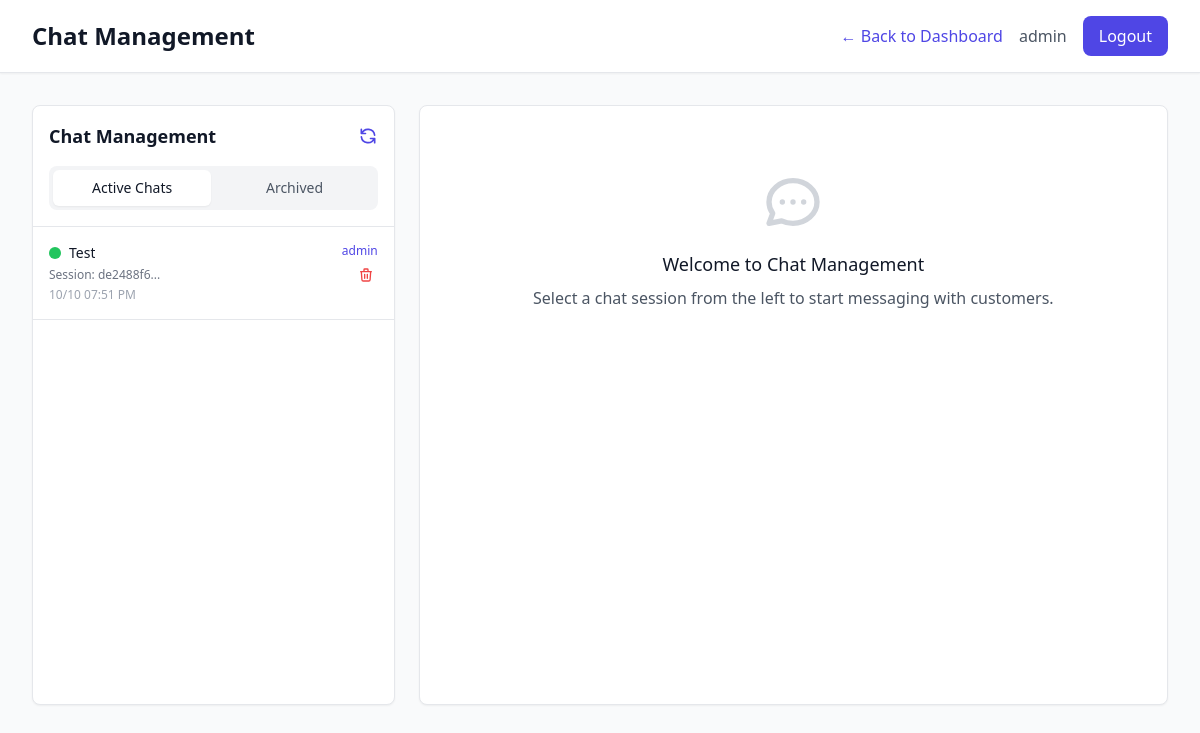
Before: /admin/chat (signed in) with the older database file.
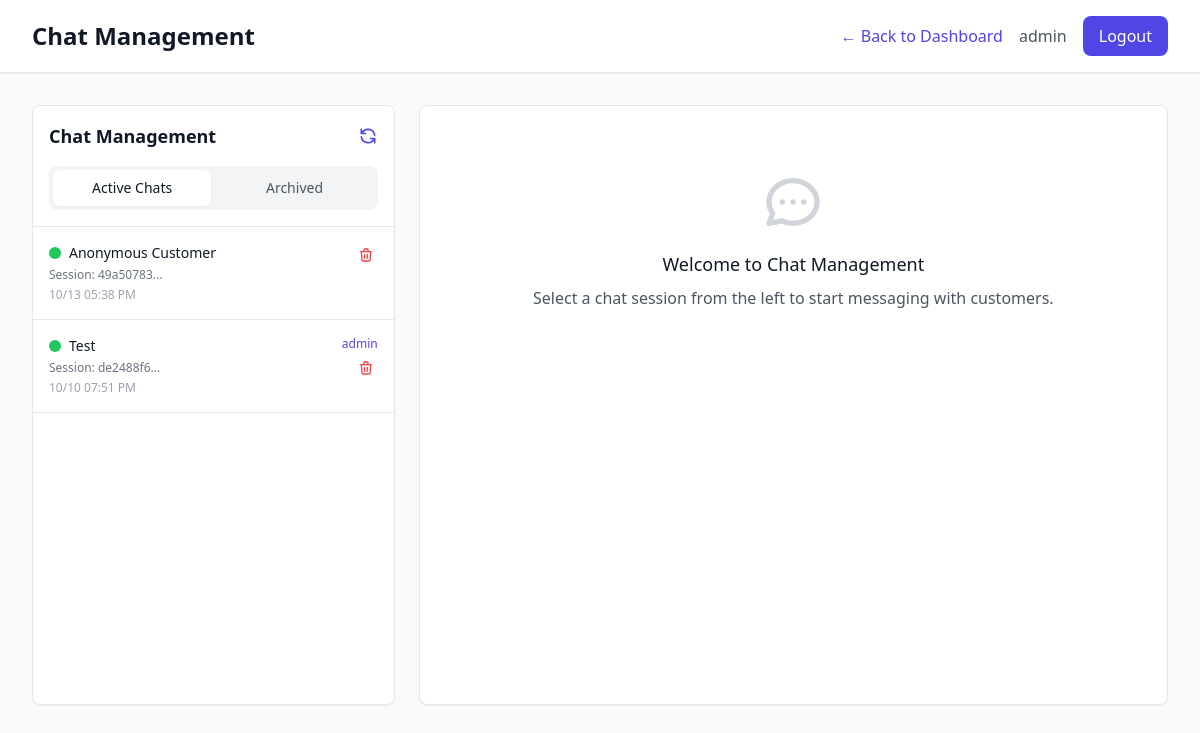
After: the same page with the newer database file.
### models.py (models this page shows, shortened)
class ChatSession(db.Model):
    __tablename__ = 'chat_sessions'
    id = db.Column(db.Integer, primary_key=True)
    session_id = db.Column(db.String(100), unique=True, nullable=False)
    customer_name = db.Column(db.String(200))
    customer_email = db.Column(db.String(120))
    customer_phone = db.Column(db.String(20))
    vehicle_make = db.Column(db.String(50))
    vehicle_model = db.Column(db.String(50))
    vehicle_year = db.Column(db.Integer)
    service_description = db.Column(db.Text)  # What they want done
    status = db.Column(db.String(20), default='active')  # active, closed, archived
    assigned_admin_id = db.Column(db.Integer, db.ForeignKey('users.id'))
    ip_address = db.Column(db.String(45))
    user_agent = db.Column(db.String(500))
    last_activity = db.Column(db.DateTime, default=datetime.utcnow)
    created_at = db.Column(db.DateTime, default=datetime.utcnow)
    assigned_admin = db.relationship('User', backref='chat_sessions')

class User(db.Model):
    __tablename__ = 'users'
    id = db.Column(db.Integer, primary_key=True)
    username = db.Column(db.String(80), unique=True, nullable=False)
    email = db.Column(db.String(120), unique=True, nullable=False)
    password_hash = db.Column(db.String(255), nullable=False)
    role = db.Column(db.String(20), default='employee', nullable=False)
    is_active = db.Column(db.Boolean, default=True, nullable=False)
    created_at = db.Column(db.DateTime, default=datetime.utcnow)

### app.py (the view)
    def decorated_function(*args, **kwargs):
        if 'user_id' not in session:
            flash('Please log in to access this page.', 'warning')
            return redirect(url_for('login'))
        return f(*args, **kwargs)

### app.py (called while the page is built)
def login_required(f):
    def decorated_function(*args, **kwargs):
        if 'user_id' not in session:
            flash('Please log in to access this page.', 'warning')
            return redirect(url_for('login'))
        return f(*args, **kwargs)
    decorated_function.__name__ = f.__name__
    return decorated_function

@app.route('/admin/chat')
@login_required
def admin_chat():
    user = session.get('user', {})
    if user.get('role') not in ['admin', 'manager']:
        flash('Access denied. Admin privileges required.', 'error')
        return redirect(url_for('home'))
    try:
        chat_sessions = ChatSession.query.filter_by(status='active')\
                                        .order_by(ChatSession.last_activity.desc())\
                                        .all()
        return render_template('admin/chat.html', chat_sessions=chat_sessions)
    except Exception as e:
        logger.error(f"Admin chat error: {e}")
        flash('Error loading chat interface', 'error')
        return render_template('admin/chat.html', chat_sessions=[])

### templates/admin/chat.html (shortened to what this page needs)
<!DOCTYPE html>
<html lang="en">
<head>
    <script src="https://cdn.tailwindcss.com"></script>
</head>
<body class="bg-gray-50">
    <div class="min-h-screen">
        <header class="bg-white shadow-sm border-b">
            <div class="max-w-7xl mx-auto px-4 sm:px-6 lg:px-8">
                <div class="flex justify-between items-center py-4">
                    <div class="flex items-center">
                        <h1 class="text-2xl font-bold text-gray-900">Chat Management</h1>
                    </div>
                    <div class="flex items-center space-x-4">
                        <a href="/admin/dashboard" class="text-bluez-600 hover:text-bluez-800 font-medium">← Back to Dashboard</a>
                        <span class="text-gray-600">{{ session.user.username }}</span>
                        <a href="/logout" class="bg-bluez-600 text-white px-4 py-2 rounded-lg hover:bg-bluez-700 transition-colors">Logout</a>
                    </div>
                </div>
            </div>
        </header>
        <div class="max-w-7xl mx-auto px-4 sm:px-6 lg:px-8 py-8">
            <div class="grid grid-cols-1 lg:grid-cols-3 gap-6 h-[calc(100vh-200px)]">
                <div class="lg:col-span-1">
                    <div class="bg-white rounded-lg shadow-sm border h-full flex flex-col">
                        <div class="p-4 border-b">
                            <div class="flex items-center justify-between mb-4">
                                <h2 class="text-lg font-semibold text-gray-900">Chat Management</h2>
                                <button onclick="refreshSessions()" class="text-bluez-600 hover:text-bluez-800">
                                    <svg class="w-5 h-5" fill="none" stroke="currentColor" viewBox="0 0 24 24">
                                        <path stroke-linecap="round" stroke-linejoin="round" stroke-width="2" d="M4 4v5h.582m15.356 2A8.001 8.001 0 004.582 9m0 0H9m11 11v-5h-.581m0 0a8.003 8.003 0 01-15.357-2m15.357 2H15"/>
                                    </svg>
                                </button>
                            </div>
                            <div class="flex space-x-1 bg-gray-100 p-1 rounded-lg">
                                <button
                                    onclick="switchTab('active')"
                                    id="activeTab"
                                    class="flex-1 py-2 px-3 text-sm font-medium rounded-md transition-colors bg-white text-gray-900 shadow-sm"
                                >
                                    Active Chats
                                </button>
                                <button
                                    onclick="switchTab('archived')"
                                    id="archivedTab"
                                    class="flex-1 py-2 px-3 text-sm font-medium rounded-md transition-colors text-gray-600 hover:text-gray-900"
                                >
                                    Archived
                                </button>
                            </div>
                        </div>
                        <div class="flex-1 overflow-y-auto" id="sessionsList">
                            {% if chat_sessions %}
                                {% for session in chat_sessions %}
                                <div class="chat-session-item p-4 border-b cursor-pointer"
                                     onclick="selectSession('{{ session.session_id }}', this)"
                                     data-session-id="{{ session.session_id }}">
                                    <div class="flex items-start justify-between">
                                        <div class="flex-1 min-w-0">
                                            <div class="flex items-center space-x-2">
                                                <div class="w-3 h-3 bg-green-500 rounded-full"></div>
                                                <h3 class="text-sm font-medium text-gray-900 truncate">
                                                    {{ session.customer_name or 'Anonymous Customer' }}
                                                </h3>
                                            </div>
                                            <p class="text-xs text-gray-500 mt-1">
                                                Session: {{ session.session_id[:8] }}...
                                            </p>
                                            <p class="text-xs text-gray-400 mt-1">
                                                {{ session.last_activity.strftime('%m/%d %I:%M %p') if session.last_activity }}
                                            </p>
                                        </div>
                                        <div class="flex flex-col items-end space-y-1">
                                            {% if session.assigned_admin %}
                                            <span class="text-xs text-bluez-600 font-medium">{{ session.assigned_admin.username }}</span>
                                            {% endif %}
                                            <button
                                                onclick="event.stopPropagation(); deleteChat('{{ session.session_id }}', this)"
                                                class="text-red-500 hover:text-red-700 text-xs p-1 rounded hover:bg-red-50 transition-colors"
                                                title="Archive Chat"
                                            >
                                                <svg class="w-4 h-4" fill="none" stroke="currentColor" viewBox="0 0 24 24">
                                                    <path stroke-linecap="round" stroke-linejoin="round" stroke-width="2" d="M19 7l-.867 12.142A2 2 0 0116.138 21H7.862a2 2 0 01-1.995-1.858L5 7m5 4v6m4-6v6m1-10V4a1 1 0 00-1-1h-4a1 1 0 00-1 1v3M4 7h16"/>
                                                </svg>
                                            </button>
                                        </div>
                                    </div>
                                </div>
                                {% endfor %}
                            {% endif %}
                        </div>
                    </div>
                </div>
                <div class="lg:col-span-2">
                    <div class="bg-white rounded-lg shadow-sm border h-full flex flex-col">
                        <div class="flex-1 overflow-y-auto p-4 space-y-4 chat-messages" id="messagesContainer">
                            <div class="text-center text-gray-500 py-12">
                                <h3 class="text-lg font-medium text-gray-900 mb-2">Welcome to Chat Management</h3>
                                <p class="text-gray-600">Select a chat session from the left to start messaging with customers.</p>
                            </div>
                        </div>
                    </div>
                </div>
            </div>
        </div>
    </div>
</body>
</html>

### templates/admin/chat.html (style rules this page uses)
.chat-messages { max-height: 400px; overflow-y: auto; }
.chat-session-item { transition: all 0.2s ease; }

Changed rows visible on the page:
added ChatSession: customer_name "Anonymous Customer", session_id "49a50783", last_activity "10/13 05:38 PM"
